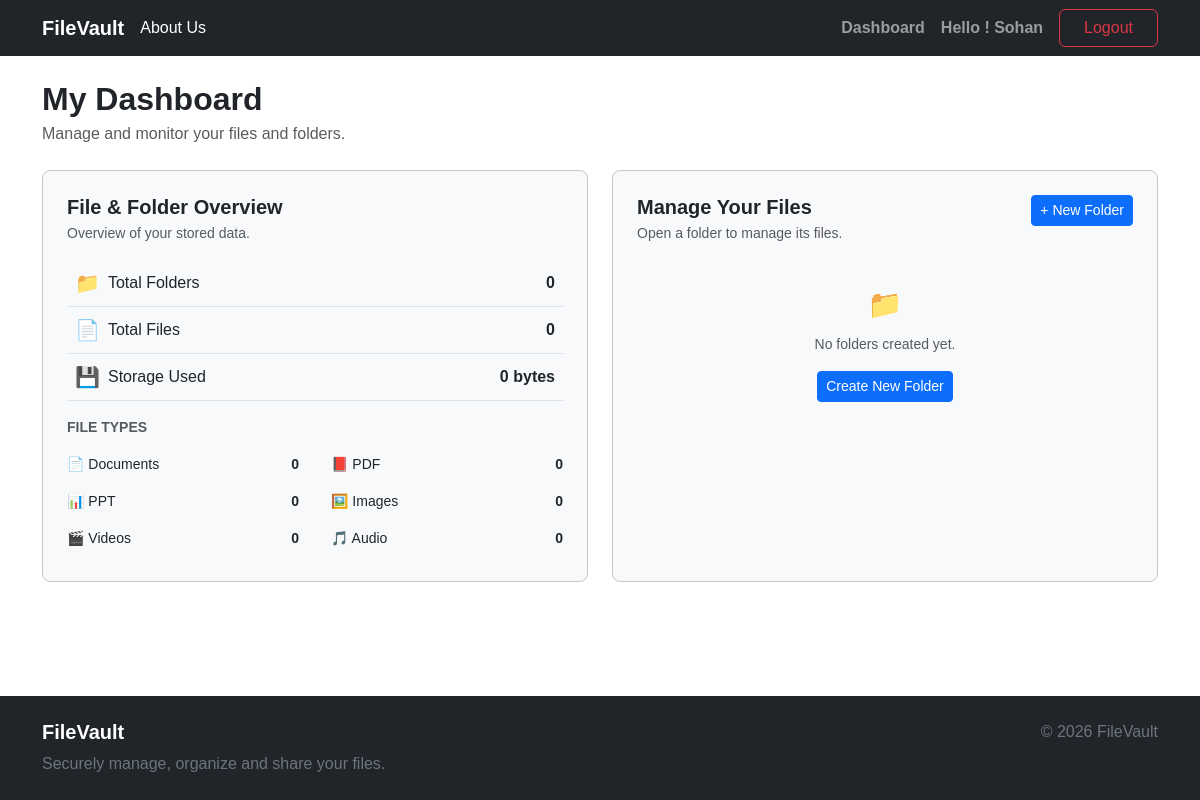
The page /storage/ (signed in) on the database as committed earlier.
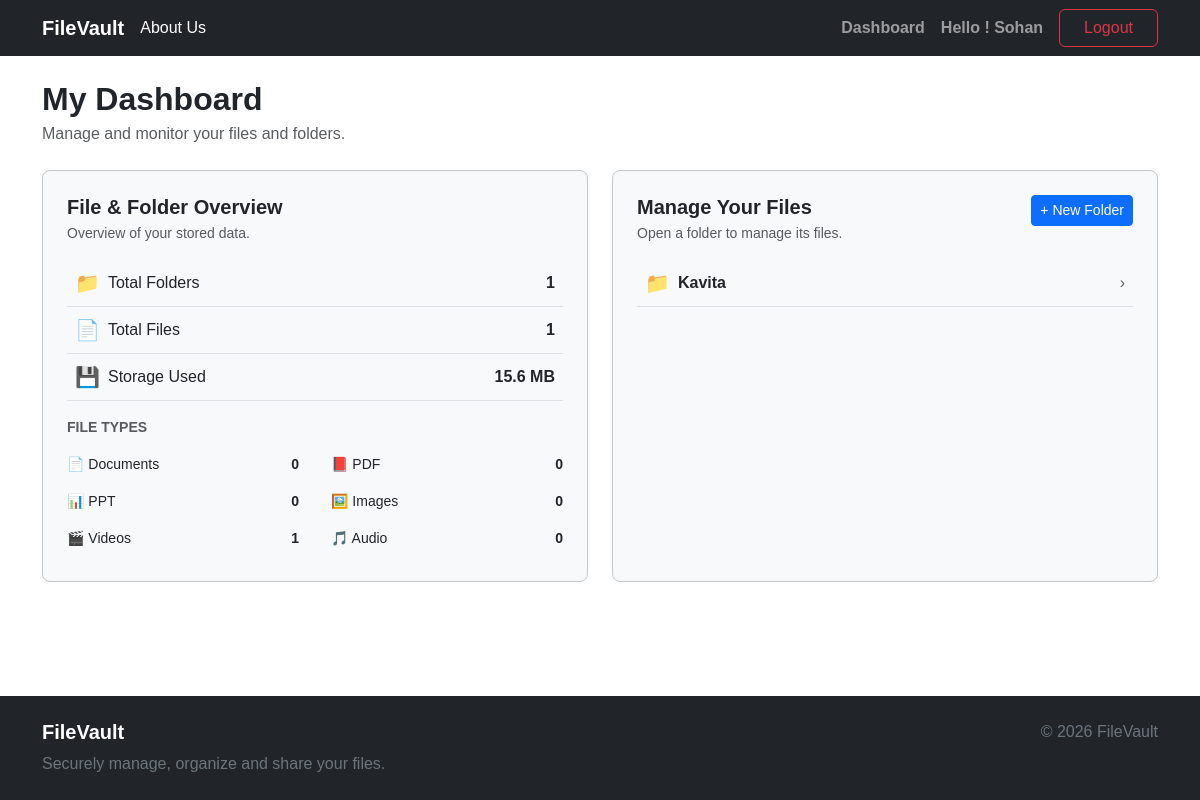
The same page on the database as committed later.
### storage/models.py (models this page shows, shortened)
class Folder(models.Model):
      owner = models.ForeignKey(
            settings.AUTH_USER_MODEL,
            on_delete = models.CASCADE,
            related_name= 'folders'
      )
      name = models.CharField(max_length=255)
      parent = models.ForeignKey(
            "self",
            on_delete= models.CASCADE,
            null=True,
            blank=True,
            related_name="children"
      )
      created_at = models.DateTimeField(auto_now_add=True)
      updated_at = models.DateTimeField(auto_now=True)
      class Meta:
            ordering = ['name']
      def get_absolute_url(self):
            return reverse(
                  "storage:folder-detail",
                  kwargs={
                        "pk": self.pk,
                  },
            )

### storage/views.py (the view)
# urls.py: path("",DashboardView.as_view(),name="dashboard",),
class DashboardView(LoginRequiredMixin, ListView):
      model = Folder
      template_name = "storage/dashboard.html"
      context_object_name = "folders"
      def get_queryset(self):
            return Folder.objects.filter(
                  owner=self.request.user,
                  parent__isnull=True,
            ).order_by("name")
      def get_context_data(self, **kwargs):
            context = super().get_context_data(**kwargs)
            user = self.request.user
            all_folders = Folder.objects.filter(owner=user)
            all_files = File.objects.filter(owner=user)
            context["total_folders"] = all_folders.count()
            context["total_files"] = all_files.count()
            context["image_count"] = all_files.filter(
                  file_type__startswith="image/"
            ).count()
            context["video_count"] = all_files.filter(
                  file_type__startswith="video/"
            ).count()
            context["audio_count"] = all_files.filter(
                  file_type__startswith="audio/"
            ).count()
            context["pdf_count"] = all_files.filter(
                  file_type="application/pdf"
            ).count()
            context["document_count"] = all_files.filter(
                  file_type__in=[
                  "application/msword",
                  "application/vnd.openxmlformats-officedocument.wordprocessingml.document",
                  ]
            ).count()
            context["presentation_count"] = all_files.filter(
                  file_type__in=[
                  "application/vnd.ms-powerpoint",
                  "application/vnd.openxmlformats-officedocument.presentationml.presentation",
                  ]
            ).count()
            context["total_storage"] = sum(
                  file.size for file in all_files
            )
            return context

### storage/templates/storage/dashboard.html (shortened to what the changed rows need)
{% extends "base.html" %}
{% block content %}
<div class="container py-4">
      <div class="mb-4">
            <h2 class="fw-bold mb-1">
                  My Dashboard
            </h2>
      </div>
      <div class="row g-4">
            <div class="col-lg-6">
                  <div class="h-100 border border-secondary-subtle
                              rounded-3 bg-light p-4">
                        <div class="d-flex align-items-center
                    justify-content-between
                    py-2 px-2
                    border-bottom">
                              <div class="d-flex align-items-center gap-2">
                                    <span class="fs-5">
                                    </span>
                                    <span>
                                    </span>
                              </div>
                              <span class="fw-bold">
                                    {{ total_folders }}
                              </span>
                        </div>
                        <div class="d-flex align-items-center
                    justify-content-between
                    py-2 px-2
                    border-bottom">
                              <div class="d-flex align-items-center gap-2">
                                    <span class="fs-5">
                                    </span>
                                    <span>
                                    </span>
                              </div>
                              <span class="fw-bold">
                                    {{ total_files }}
                              </span>
                        </div>
                        <div class="d-flex align-items-center
                    justify-content-between
                    py-2 px-2
                    border-bottom">
                              <div class="d-flex align-items-center gap-2">
                                    <span class="fs-5">
                                    </span>
                                    <span>
                                    </span>
                              </div>
                              <span class="fw-bold">
                                    {{ total_storage|filesizeformat }}
                              </span>
                        </div>
                        <div class="mt-3">
                              <div class="row g-0">
                                    <div class="col-6">
                                          <div class="d-flex justify-content-between
                                align-items-center
                                py-2 pe-3">
                                                <span class="small">
                                                      🎬 Videos
                                                </span>
                                                <strong class="small">
                                                      {{ video_count }}
                                                </strong>
                                          </div>
                                    </div>
                              </div>
                        </div>
                  </div>
            </div>
            <div class="col-lg-6">
                  <div class="h-100 border border-secondary-subtle
                rounded-3 bg-light p-4">
                        {% if folders %}
                        <div class="d-flex flex-column">
                              {% for folder in folders %}
                              <a href="{{ folder.get_absolute_url }}" class="d-flex align-items-center
                               justify-content-between
                               py-2 px-2
                               border-bottom
                               text-decoration-none
                               text-dark">
                                    <div class="d-flex align-items-center gap-2">
                                          <span class="fs-5">
                                                📁
                                          </span>
                                          <span class="fw-semibold">
                                                {{ folder.name }}
                                          </span>
                                    </div>
                                    <span class="text-muted">
                                          ›
                                    </span>
                              </a>
                              {% endfor %}
                        </div>
                        {% else %}
                        <div class="text-center py-4">
                              <div class="fs-3 mb-2">
                                    📁
                              </div>
                              <p class="text-muted small mb-3">
                                    No folders created yet.
                              </p>
                              <a href="{% url 'storage:folder-create' %}" class="btn btn-primary btn-sm">
                                    Create New Folder
                              </a>
                        </div>
                        {% endif %}
                  </div>
            </div </div>
      </div>
      {% endblock %}

Rows that differ between the two databases and show on the page:
added Folder: name "Kavita"
Other text that changed with them:
{{ total_folders }}: "0" → "1"
{{ total_files }}: "0" → "1"
{{ total_storage|filesizeformat }}: "0 bytes" → "15.6 MB"
{{ video_count }}: "0" → "1"
text no longer shown: "📁 No folders created yet. Create New Folder"
